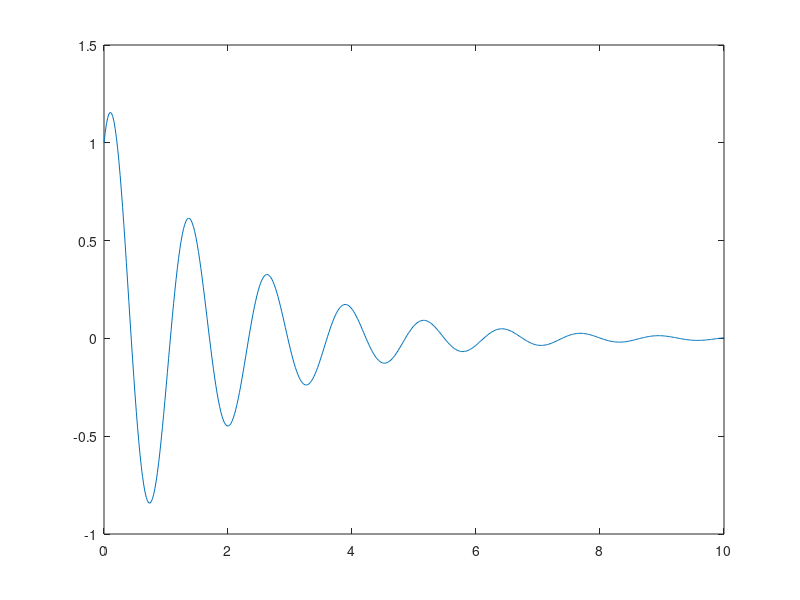

The MATLAB script that drew this image:
clear; clc; close all;

% x'' + 2px' +w^2x = 0
%---------------------------------%
N = 500; % accuracy
x0 = 1; % m
v0 = 3; % m/s
t_min = 0; % s
t_max = 10; % s
p = 0.5; % 
w = 5; % 
%---------------------------------%

step_size = (t_max-t_min)/N;
t = linspace(t_min, t_max, N);
if  p < w % complex case, aka under-damped
    gamma = sqrt(w^2-p^2);
    c1 = x0;
    c2 = (v0+p*x0)/gamma;
    A = sqrt(c1^2 + c2^2);
    Phi = -atan(c2/c1);
    x = exp(-p*t)*A.*cos(gamma*t+Phi);
elseif p > w % real case with diff roots over-damped
    a = -p;
    b = sqrt(p^2-w^2);
    B = (a*x0+b*x0-v0)/(2*b);
    A = (b*x0-a*x0+v0)/(2*b);
    x = A*exp((a+b)*t) + B*exp((a-b)*t);
else % p = w critically damped
    A = x0;
    B = v0+p*A;
    x = A*exp(-p*t) + B.*t.*exp(-p*t);
end
plot(t, x);
